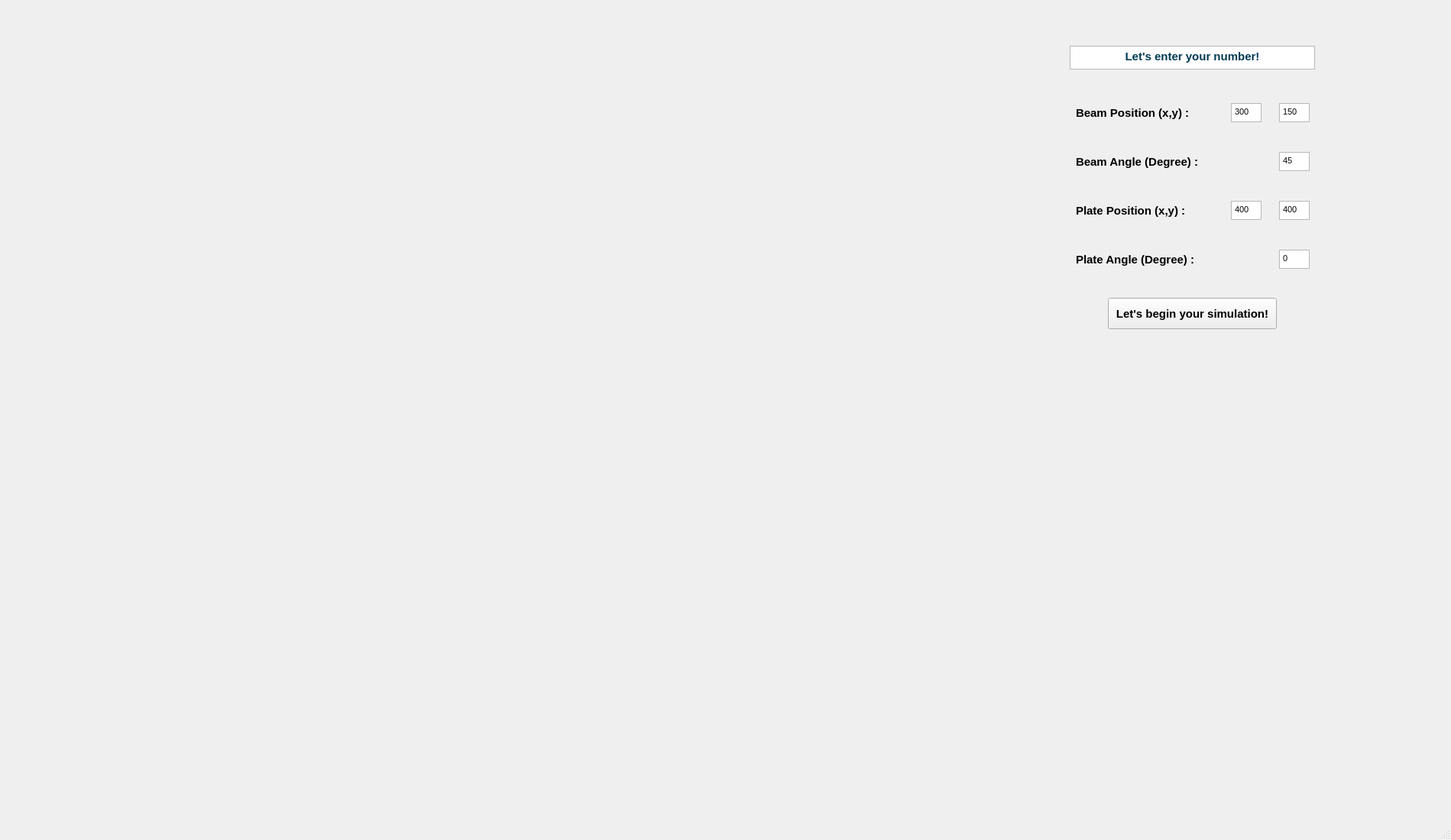
<?xml version="1.0" encoding="UTF-8"?>
<ui version="4.0">
 <class>MainWindow</class>
 <widget class="QMainWindow" name="MainWindow">
  <property name="geometry">
   <rect>
    <x>0</x>
    <y>0</y>
    <width>1899</width>
    <height>1100</height>
   </rect>
  </property>
  <property name="minimumSize">
   <size>
    <width>960</width>
    <height>657</height>
   </size>
  </property>
  <property name="windowTitle">
   <string>MainWindow</string>
  </property>
  <widget class="QWidget" name="centralwidget">
   <widget class="QWidget" name="verticalLayoutWidget">
    <property name="geometry">
     <rect>
      <x>1391</x>
      <y>110</y>
      <width>341</width>
      <height>271</height>
     </rect>
    </property>
    <layout class="QVBoxLayout" name="verticalLayout">
     <item>
      <layout class="QHBoxLayout" name="horizontalLayout_5">
       <item>
        <widget class="QLabel" name="label_5">
         <property name="minimumSize">
          <size>
           <width>180</width>
           <height>40</height>
          </size>
         </property>
         <property name="maximumSize">
          <size>
           <width>180</width>
           <height>40</height>
          </size>
         </property>
         <property name="font">
          <font>
           <pointsize>11</pointsize>
           <weight>75</weight>
           <bold>true</bold>
          </font>
         </property>
         <property name="text">
          <string>Beam Position (x,y) :</string>
         </property>
        </widget>
       </item>
       <item>
        <widget class="QTextEdit" name="posX_beam">
         <property name="minimumSize">
          <size>
           <width>0</width>
           <height>0</height>
          </size>
         </property>
         <property name="maximumSize">
          <size>
           <width>40</width>
           <height>25</height>
          </size>
         </property>
         <property name="html">
          <string>&lt;!DOCTYPE HTML PUBLIC &quot;-//W3C//DTD HTML 4.0//EN&quot; &quot;http://www.w3.org/TR/REC-html40/strict.dtd&quot;&gt;
&lt;html&gt;&lt;head&gt;&lt;meta name=&quot;qrichtext&quot; content=&quot;1&quot; /&gt;&lt;style type=&quot;text/css&quot;&gt;
p, li { white-space: pre-wrap; }
&lt;/style&gt;&lt;/head&gt;&lt;body style=&quot; font-family:'MS Shell Dlg 2'; font-size:12pt; font-weight:400; font-style:normal;&quot;&gt;
&lt;p style=&quot; margin-top:0px; margin-bottom:0px; margin-left:0px; margin-right:0px; -qt-block-indent:0; text-indent:0px;&quot;&gt;&lt;span style=&quot; font-size:8.25pt;&quot;&gt;300&lt;/span&gt;&lt;/p&gt;&lt;/body&gt;&lt;/html&gt;</string>
         </property>
        </widget>
       </item>
       <item>
        <widget class="QTextEdit" name="posY_beam">
         <property name="minimumSize">
          <size>
           <width>0</width>
           <height>0</height>
          </size>
         </property>
         <property name="maximumSize">
          <size>
           <width>40</width>
           <height>25</height>
          </size>
         </property>
         <property name="html">
          <string>&lt;!DOCTYPE HTML PUBLIC &quot;-//W3C//DTD HTML 4.0//EN&quot; &quot;http://www.w3.org/TR/REC-html40/strict.dtd&quot;&gt;
&lt;html&gt;&lt;head&gt;&lt;meta name=&quot;qrichtext&quot; content=&quot;1&quot; /&gt;&lt;style type=&quot;text/css&quot;&gt;
p, li { white-space: pre-wrap; }
&lt;/style&gt;&lt;/head&gt;&lt;body style=&quot; font-family:'MS Shell Dlg 2'; font-size:12pt; font-weight:400; font-style:normal;&quot;&gt;
&lt;p style=&quot; margin-top:0px; margin-bottom:0px; margin-left:0px; margin-right:0px; -qt-block-indent:0; text-indent:0px;&quot;&gt;&lt;span style=&quot; font-size:8.25pt;&quot;&gt;150&lt;/span&gt;&lt;/p&gt;&lt;/body&gt;&lt;/html&gt;</string>
         </property>
        </widget>
       </item>
      </layout>
     </item>
     <item>
      <layout class="QHBoxLayout" name="horizontalLayout_4">
       <item>
        <widget class="QLabel" name="label_2">
         <property name="minimumSize">
          <size>
           <width>180</width>
           <height>40</height>
          </size>
         </property>
         <property name="maximumSize">
          <size>
           <width>180</width>
           <height>40</height>
          </size>
         </property>
         <property name="font">
          <font>
           <pointsize>11</pointsize>
           <weight>75</weight>
           <bold>true</bold>
          </font>
         </property>
         <property name="text">
          <string>Beam Angle (Degree) :</string>
         </property>
         <property name="alignment">
          <set>Qt::AlignLeading|Qt::AlignLeft|Qt::AlignVCenter</set>
         </property>
        </widget>
       </item>
       <item>
        <widget class="QLabel" name="label">
         <property name="maximumSize">
          <size>
           <width>40</width>
           <height>25</height>
          </size>
         </property>
         <property name="text">
          <string/>
         </property>
        </widget>
       </item>
       <item>
        <widget class="QTextEdit" name="angle_beam">
         <property name="minimumSize">
          <size>
           <width>0</width>
           <height>0</height>
          </size>
         </property>
         <property name="maximumSize">
          <size>
           <width>40</width>
           <height>25</height>
          </size>
         </property>
         <property name="html">
          <string>&lt;!DOCTYPE HTML PUBLIC &quot;-//W3C//DTD HTML 4.0//EN&quot; &quot;http://www.w3.org/TR/REC-html40/strict.dtd&quot;&gt;
&lt;html&gt;&lt;head&gt;&lt;meta name=&quot;qrichtext&quot; content=&quot;1&quot; /&gt;&lt;style type=&quot;text/css&quot;&gt;
p, li { white-space: pre-wrap; }
&lt;/style&gt;&lt;/head&gt;&lt;body style=&quot; font-family:'MS Shell Dlg 2'; font-size:12pt; font-weight:400; font-style:normal;&quot;&gt;
&lt;p style=&quot; margin-top:0px; margin-bottom:0px; margin-left:0px; margin-right:0px; -qt-block-indent:0; text-indent:0px;&quot;&gt;&lt;span style=&quot; font-size:8.25pt;&quot;&gt;45&lt;/span&gt;&lt;/p&gt;&lt;/body&gt;&lt;/html&gt;</string>
         </property>
        </widget>
       </item>
      </layout>
     </item>
     <item>
      <layout class="QHBoxLayout" name="horizontalLayout">
       <item>
        <widget class="QLabel" name="label_4">
         <property name="minimumSize">
          <size>
           <width>0</width>
           <height>40</height>
          </size>
         </property>
         <property name="maximumSize">
          <size>
           <width>180</width>
           <height>40</height>
          </size>
         </property>
         <property name="font">
          <font>
           <pointsize>11</pointsize>
           <weight>75</weight>
           <bold>true</bold>
          </font>
         </property>
         <property name="text">
          <string>Plate Position (x,y) :</string>
         </property>
        </widget>
       </item>
       <item>
        <widget class="QTextEdit" name="posX_plate">
         <property name="minimumSize">
          <size>
           <width>0</width>
           <height>0</height>
          </size>
         </property>
         <property name="maximumSize">
          <size>
           <width>40</width>
           <height>25</height>
          </size>
         </property>
         <property name="html">
          <string>&lt;!DOCTYPE HTML PUBLIC &quot;-//W3C//DTD HTML 4.0//EN&quot; &quot;http://www.w3.org/TR/REC-html40/strict.dtd&quot;&gt;
&lt;html&gt;&lt;head&gt;&lt;meta name=&quot;qrichtext&quot; content=&quot;1&quot; /&gt;&lt;style type=&quot;text/css&quot;&gt;
p, li { white-space: pre-wrap; }
&lt;/style&gt;&lt;/head&gt;&lt;body style=&quot; font-family:'MS Shell Dlg 2'; font-size:12pt; font-weight:400; font-style:normal;&quot;&gt;
&lt;p style=&quot; margin-top:0px; margin-bottom:0px; margin-left:0px; margin-right:0px; -qt-block-indent:0; text-indent:0px;&quot;&gt;&lt;span style=&quot; font-size:8.25pt;&quot;&gt;400&lt;/span&gt;&lt;/p&gt;&lt;/body&gt;&lt;/html&gt;</string>
         </property>
        </widget>
       </item>
       <item>
        <widget class="QTextEdit" name="posY_plate">
         <property name="maximumSize">
          <size>
           <width>40</width>
           <height>25</height>
          </size>
         </property>
         <property name="html">
          <string>&lt;!DOCTYPE HTML PUBLIC &quot;-//W3C//DTD HTML 4.0//EN&quot; &quot;http://www.w3.org/TR/REC-html40/strict.dtd&quot;&gt;
&lt;html&gt;&lt;head&gt;&lt;meta name=&quot;qrichtext&quot; content=&quot;1&quot; /&gt;&lt;style type=&quot;text/css&quot;&gt;
p, li { white-space: pre-wrap; }
&lt;/style&gt;&lt;/head&gt;&lt;body style=&quot; font-family:'MS Shell Dlg 2'; font-size:12pt; font-weight:400; font-style:normal;&quot;&gt;
&lt;p style=&quot; margin-top:0px; margin-bottom:0px; margin-left:0px; margin-right:0px; -qt-block-indent:0; text-indent:0px;&quot;&gt;&lt;span style=&quot; font-size:8.25pt;&quot;&gt;400&lt;/span&gt;&lt;/p&gt;&lt;/body&gt;&lt;/html&gt;</string>
         </property>
        </widget>
       </item>
      </layout>
     </item>
     <item>
      <layout class="QHBoxLayout" name="horizontalLayout_3">
       <item>
        <widget class="QLabel" name="label_3">
         <property name="minimumSize">
          <size>
           <width>180</width>
           <height>40</height>
          </size>
         </property>
         <property name="maximumSize">
          <size>
           <width>180</width>
           <height>40</height>
          </size>
         </property>
         <property name="font">
          <font>
           <pointsize>11</pointsize>
           <weight>75</weight>
           <bold>true</bold>
          </font>
         </property>
         <property name="text">
          <string>Plate Angle (Degree) :</string>
         </property>
        </widget>
       </item>
       <item>
        <widget class="QLabel" name="label_6">
         <property name="maximumSize">
          <size>
           <width>40</width>
           <height>16777215</height>
          </size>
         </property>
         <property name="text">
          <string/>
         </property>
        </widget>
       </item>
       <item>
        <widget class="QTextEdit" name="angle_plate">
         <property name="maximumSize">
          <size>
           <width>40</width>
           <height>25</height>
          </size>
         </property>
         <property name="html">
          <string>&lt;!DOCTYPE HTML PUBLIC &quot;-//W3C//DTD HTML 4.0//EN&quot; &quot;http://www.w3.org/TR/REC-html40/strict.dtd&quot;&gt;
&lt;html&gt;&lt;head&gt;&lt;meta name=&quot;qrichtext&quot; content=&quot;1&quot; /&gt;&lt;style type=&quot;text/css&quot;&gt;
p, li { white-space: pre-wrap; }
&lt;/style&gt;&lt;/head&gt;&lt;body style=&quot; font-family:'MS Shell Dlg 2'; font-size:12pt; font-weight:400; font-style:normal;&quot;&gt;
&lt;p style=&quot; margin-top:0px; margin-bottom:0px; margin-left:0px; margin-right:0px; -qt-block-indent:0; text-indent:0px;&quot;&gt;&lt;span style=&quot; font-size:8.25pt;&quot;&gt;0&lt;/span&gt;&lt;/p&gt;&lt;/body&gt;&lt;/html&gt;</string>
         </property>
        </widget>
       </item>
      </layout>
     </item>
    </layout>
   </widget>
   <widget class="QLabel" name="gui">
    <property name="geometry">
     <rect>
      <x>20</x>
      <y>241</y>
      <width>1271</width>
      <height>801</height>
     </rect>
    </property>
    <property name="minimumSize">
     <size>
      <width>1221</width>
      <height>770</height>
     </size>
    </property>
    <property name="text">
     <string/>
    </property>
   </widget>
   <widget class="QPushButton" name="btn_simulate">
    <property name="geometry">
     <rect>
      <x>1450</x>
      <y>390</y>
      <width>221</width>
      <height>41</height>
     </rect>
    </property>
    <property name="font">
     <font>
      <pointsize>11</pointsize>
      <weight>75</weight>
      <bold>true</bold>
     </font>
    </property>
    <property name="text">
     <string>Let's begin your simulation!</string>
    </property>
   </widget>
   <widget class="QLabel" name="lbl_error">
    <property name="geometry">
     <rect>
      <x>1350</x>
      <y>440</y>
      <width>421</width>
      <height>41</height>
     </rect>
    </property>
    <property name="font">
     <font>
      <pointsize>11</pointsize>
      <weight>75</weight>
      <bold>true</bold>
     </font>
    </property>
    <property name="styleSheet">
     <string notr="true">color: rgb(255, 0, 0);</string>
    </property>
    <property name="text">
     <string/>
    </property>
    <property name="alignment">
     <set>Qt::AlignCenter</set>
    </property>
   </widget>
   <widget class="QTextBrowser" name="textBrowser">
    <property name="geometry">
     <rect>
      <x>1400</x>
      <y>60</y>
      <width>321</width>
      <height>31</height>
     </rect>
    </property>
    <property name="html">
     <string>&lt;!DOCTYPE HTML PUBLIC &quot;-//W3C//DTD HTML 4.0//EN&quot; &quot;http://www.w3.org/TR/REC-html40/strict.dtd&quot;&gt;
&lt;html&gt;&lt;head&gt;&lt;meta name=&quot;qrichtext&quot; content=&quot;1&quot; /&gt;&lt;style type=&quot;text/css&quot;&gt;
p, li { white-space: pre-wrap; }
&lt;/style&gt;&lt;/head&gt;&lt;body style=&quot; font-family:'MS Shell Dlg 2'; font-size:12pt; font-weight:400; font-style:normal;&quot;&gt;
&lt;p align=&quot;center&quot; style=&quot; margin-top:0px; margin-bottom:0px; margin-left:0px; margin-right:0px; -qt-block-indent:0; text-indent:0px;&quot;&gt;&lt;span style=&quot; font-size:11pt; font-weight:600; color:#003a55;&quot;&gt;Let's enter your number!&lt;/span&gt;&lt;/p&gt;&lt;/body&gt;&lt;/html&gt;</string>
    </property>
   </widget>
   <widget class="QLabel" name="label_7">
    <property name="geometry">
     <rect>
      <x>1320</x>
      <y>480</y>
      <width>511</width>
      <height>501</height>
     </rect>
    </property>
    <property name="text">
     <string/>
    </property>
    <property name="pixmap">
     <pixmap>drawing.png</pixmap>
    </property>
   </widget>
   <widget class="QLabel" name="label_8">
    <property name="geometry">
     <rect>
      <x>160</x>
      <y>0</y>
      <width>971</width>
      <height>231</height>
     </rect>
    </property>
    <property name="text">
     <string/>
    </property>
    <property name="pixmap">
     <pixmap>title_3.png</pixmap>
    </property>
   </widget>
   <widget class="QLabel" name="label_9">
    <property name="geometry">
     <rect>
      <x>1090</x>
      <y>60</y>
      <width>231</width>
      <height>161</height>
     </rect>
    </property>
    <property name="text">
     <string/>
    </property>
    <property name="pixmap">
     <pixmap>arrow_1.png</pixmap>
    </property>
   </widget>
  </widget>
  <widget class="QMenuBar" name="menubar">
   <property name="geometry">
    <rect>
     <x>0</x>
     <y>0</y>
     <width>1899</width>
     <height>21</height>
    </rect>
   </property>
  </widget>
  <widget class="QStatusBar" name="statusbar"/>
 </widget>
 <resources/>
 <connections/>
</ui>
